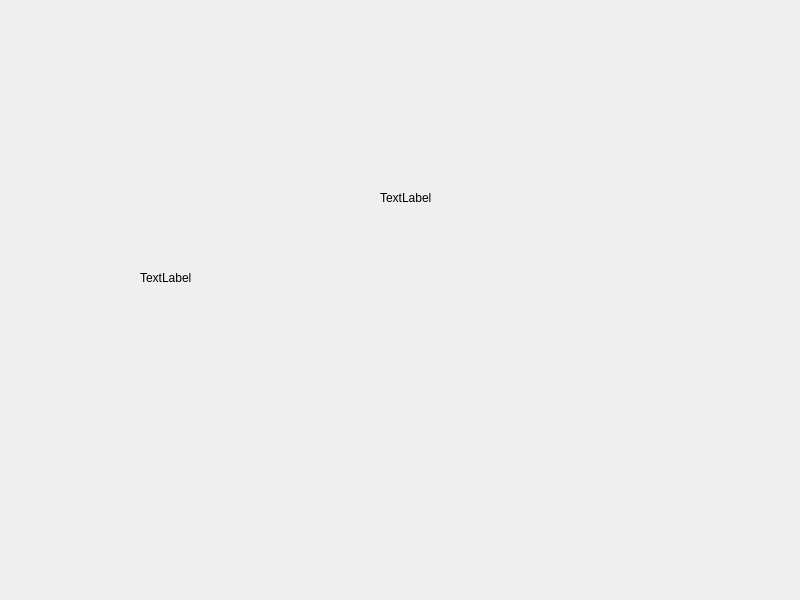
<?xml version="1.0" encoding="UTF-8"?>
<ui version="4.0">
 <class>Widget</class>
 <widget class="QWidget" name="Widget">
  <property name="geometry">
   <rect>
    <x>0</x>
    <y>0</y>
    <width>800</width>
    <height>600</height>
   </rect>
  </property>
  <property name="windowTitle">
   <string>Widget</string>
  </property>
  <widget class="QLabel" name="label_2">
   <property name="geometry">
    <rect>
     <x>140</x>
     <y>270</y>
     <width>72</width>
     <height>15</height>
    </rect>
   </property>
   <property name="text">
    <string>TextLabel</string>
   </property>
  </widget>
  <widget class="QWidget" name="widget" native="true">
   <property name="geometry">
    <rect>
     <x>370</x>
     <y>160</y>
     <width>120</width>
     <height>80</height>
    </rect>
   </property>
   <widget class="QLabel" name="label">
    <property name="geometry">
     <rect>
      <x>10</x>
      <y>30</y>
      <width>72</width>
      <height>15</height>
     </rect>
    </property>
    <property name="text">
     <string>TextLabel</string>
    </property>
   </widget>
  </widget>
 </widget>
 <resources/>
 <connections/>
</ui>
